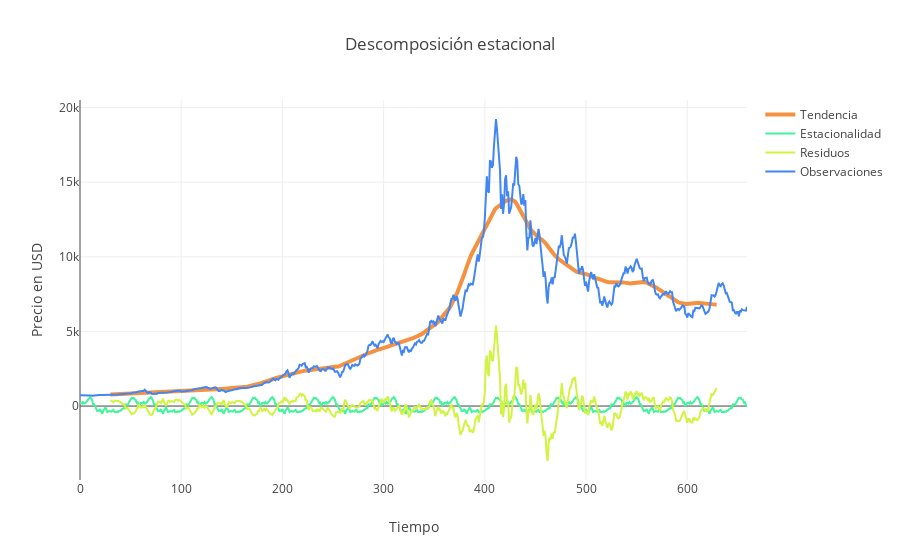

The notebook cell saved with this chart:
### Code cell
# Se realiza una descomposición estacional de los datos para estimar su tendencia y estacionalidad.
# Puede ver los movimientos reales de los precios en el gráfico de abajo ("observados"), así como la tendencia
# y estacionalidad de nuestros datos.

s = sm.tsa.seasonal_decompose(working_data.weightedAverage.values, freq=60)

trace1 = go.Scatter(x = np.arange(0, len(s.trend), 1),y = s.trend,mode = 'lines',name = 'Tendencia',
    line = dict(color = ('rgb(244, 146, 65)'), width = 4))
trace2 = go.Scatter(x = np.arange(0, len(s.seasonal), 1),y = s.seasonal,mode = 'lines',name = 'Estacionalidad',
    line = dict(color = ('rgb(66, 244, 155)'), width = 2))
trace3 = go.Scatter(x = np.arange(0, len(s.resid), 1),y = s.resid,mode = 'lines',name = 'Residuos',
    line = dict(color = ('rgb(209, 244, 66)'), width = 2))
trace4 = go.Scatter(x = np.arange(0, len(s.observed), 1),y = s.observed,mode = 'lines',name = 'Observaciones',
    line = dict(color = ('rgb(66, 134, 244)'), width = 2))

data = [trace1, trace2, trace3, trace4]
layout = dict(title = 'Descomposición estacional', xaxis = dict(title = 'Tiempo'), yaxis = dict(title = 'Precio en USD'))
fig = dict(data=data, layout=layout)
py.iplot(fig, filename='Descomposición estacional')

### Figure 1 — Plotly figure (JSON) as saved in the notebook; plotly's stock layout.template omitted (floating-point values rounded to 4 significant figures; data arrays with more than 128 entries replaced by an {"elided": "..."} marker saying what was removed)
{"data": [{"line": {"color": "rgb(244, 146, 65)", "width": 4}, "mode": "lines", "name": "Tendencia", "type": "scatter", "x": {"elided": "660 int values"}, "y": {"elided": "660 float values"}}, {"line": {"color": "rgb(66, 244, 155)", "width": 2}, "mode": "lines", "name": "Estacionalidad", "type": "scatter", "x": {"elided": "660 int values"}, "y": {"elided": "660 float values"}}, {"line": {"color": "rgb(209, 244, 66)", "width": 2}, "mode": "lines", "name": "Residuos", "type": "scatter", "x": {"elided": "660 int values"}, "y": {"elided": "660 float values"}}, {"line": {"color": "rgb(66, 134, 244)", "width": 2}, "mode": "lines", "name": "Observaciones", "type": "scatter", "x": {"elided": "660 int values"}, "y": {"elided": "660 float values"}}], "layout": {"title": "Descomposición estacional", "xaxis": {"title": "Tiempo"}, "yaxis": {"title": "Precio en USD"}}}
